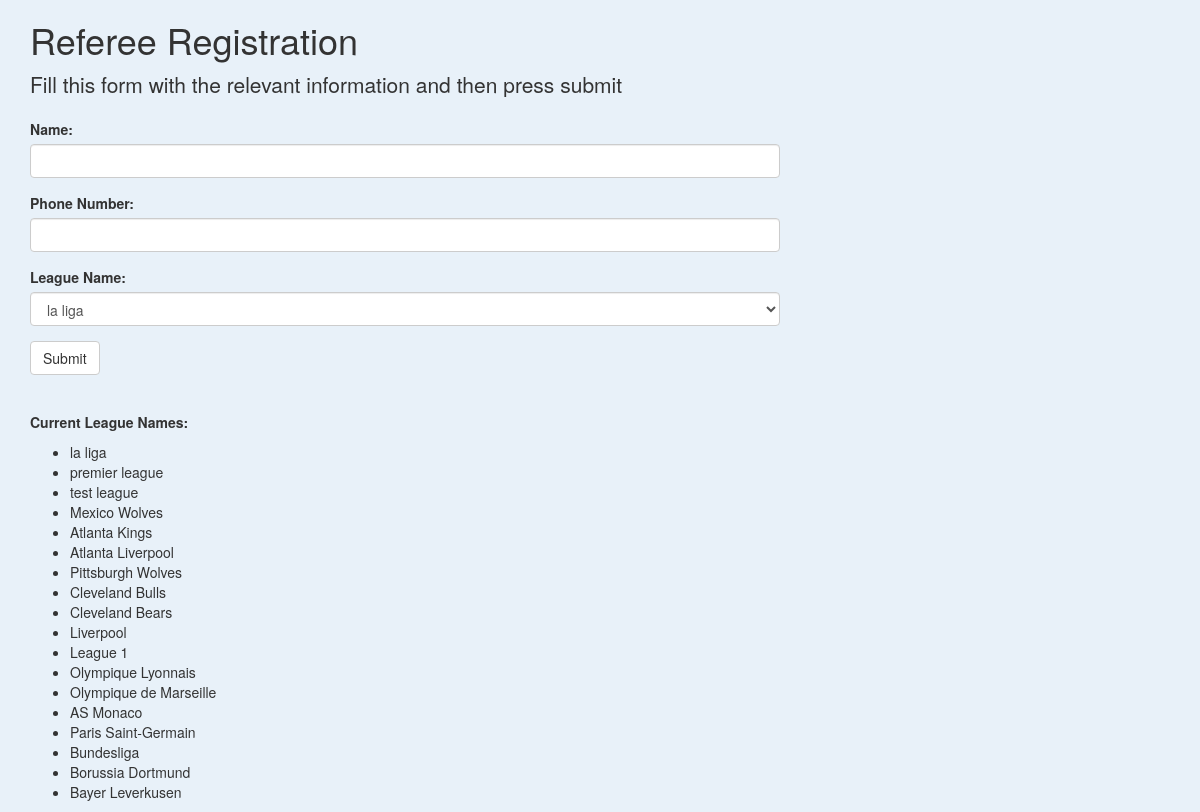
Screenshot of /referee with the database file from the repository.
### tables this page shows
CREATE TABLE League (
    l_sportsname    varchar(25),
    l_name          varchar(50),
    l_numteams      unsigned int,
    l_leaguekey     unsigned int
);

### main.py (the view, shortened to what this page needs)
@app.route('/referee', methods=['GET', 'POST'])
def referee():
    class RefForm(FlaskForm):
        query = '''select l_name from league'''
        conn = sqlite3.connect(database)
        result = conn.execute(query)
        leagueNames = []
        for row in result:
            leagueNames.append(row[0])
        name = StringField('Name:', validators=[DataRequired()])
        phonenumber = StringField('Phone Number:', validators=[DataRequired()])
        league = SelectField('League Name:', choices = leagueNames)
        submit = SubmitField('Submit')
    conn = sqlite3.connect(database)
    cursor = conn.cursor()
    form = RefForm()
    message = ""
    leagueNames = []
    leagueQuery = '''SELECT l_name from league'''.format(form.league.data)
    result = conn.execute(leagueQuery)
    for row in result:
        leagueNames.append(row[0])
    conn.close()
    return render_template('referee.html', form=form, message=message, leagueNames=leagueNames)

### main.py
    class RefForm(FlaskForm):
        query = '''select l_name from league'''
        conn = sqlite3.connect(database)
        result = conn.execute(query)
        leagueNames = []
        for row in result:
            leagueNames.append(row[0])
        name = StringField('Name:', validators=[DataRequired()])
        phonenumber = StringField('Phone Number:', validators=[DataRequired()])
        league = SelectField('League Name:', choices = leagueNames)
        submit = SubmitField('Submit')

### templates/referee.html (shortened to what this page needs)
{% extends 'bootstrap/base.html' %}
{% import "bootstrap/wtf.html" as wtf %}
{% block styles %}
{{ super() }}
{% endblock %}
{% block content %}
<div class="container">
  <div class="row">
    <div class="col-md-10 col-lg-8 mx-lg-auto mx-md-auto">
      <h1 class="pt-5 pb-2">Referee Registration</h1>
      <p class="lead">Fill this form with the relevant information and then press submit</p>
      {{ wtf.quick_form(form) }}
      <p class="pt-5" style="margin-top:5%;"><strong>Current League Names: </strong></p>
      <ul>
        {% for name in leagueNames %}
        <li>{{name}}</li>
        {% endfor %}
        </ul>
    </div>
  </div>
</div>
{% endblock %}

### templates/referee.html (style rules this page uses)
body { background: #e8f1f9; }

### rows the page displays
League: l_name "la liga"
League: l_name "premier league"
League: l_name "test league"
League: l_name "Mexico Wolves"
League: l_name "Atlanta Kings"
League: l_name "Atlanta Liverpool"
League: l_name "Pittsburgh Wolves"
League: l_name "Cleveland Bulls"
League: l_name "Cleveland Bears"
League: l_name "Liverpool"
League: l_name "League 1"
League: l_name "Olympique Lyonnais"
League: l_name "Olympique de Marseille"
League: l_name "AS Monaco"
League: l_name "Paris Saint-Germain"
League: l_name "Bundesliga"
League: l_name "Borussia Dortmund"
League: l_name "Bayer Leverkusen"
